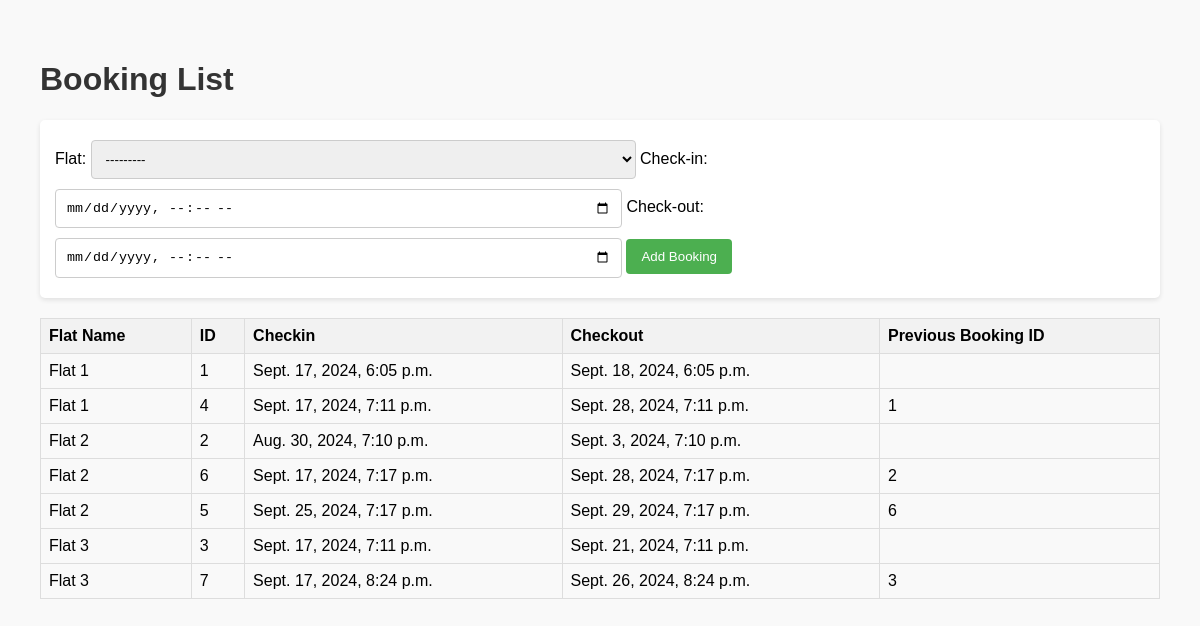
The page /bookings/ on the database its author committed.
### guestready_booking/models.py (models this page shows)
class Flat(models.Model):
    name = models.CharField(max_length=100, unique=True)
    def __str__(self):
        return self.name

class Booking(models.Model):
    flat = models.ForeignKey(Flat, on_delete=models.CASCADE, db_index=True)
    checkin = models.DateTimeField()
    checkout = models.DateTimeField()

### guestready_booking/views.py (the view)
# urls.py: path('bookings/', bookings, name='booking_list'),
def bookings(request):
    bookings_objects = Booking.objects.select_related('flat').order_by('flat_id', 'checkin')
    booking_list = []
    previous_booking = {}
    for booking in bookings_objects:
        prev_booking_id = previous_booking.get(booking.flat_id, None)
        booking_list.append({
            'flat_name': booking.flat.name,
            'booking_id': booking.pk,
            'checkin': booking.checkin,
            'checkout': booking.checkout,
            'previous_booking_id': prev_booking_id,
        })
        previous_booking[booking.flat_id] = booking.pk
    if request.method == 'POST':
        form = BookingForm(request.POST)
        if form.is_valid():
            form.save()
            return redirect('/bookings')
    else:
        form = BookingForm()
    return render(request, 'bookings/booking.html', {'bookings': booking_list, 'form': form})

### guestready_booking/forms.py
class BookingForm(forms.ModelForm):
    class Meta:
        model = Booking
        fields = ['flat', 'checkin', 'checkout']

### templates/bookings/booking.html (shortened to what this page needs)
<!DOCTYPE html>
<html lang="en">
<head>
</head>
<body>
    <h1>Booking List</h1>
    <div class="row">
        <div class="col-6">
        <form method="POST">
            <label for="flat">Flat:</label>
            {{ form.flat }}
            <label for="checkin">Check-in:</label>
            <input type="datetime-local" id="checkin" name="checkin" required>
            <label for="checkout">Check-out:</label>
            <input type="datetime-local" id="checkout" name="checkout" required>
            <button type="submit">Add Booking</button>
        </form>
    </div>
    </div>
    <table>
        <tr>
            <th>Flat Name</th>
            <th>ID</th>
            <th>Checkin</th>
            <th>Checkout</th>
            <th>Previous Booking ID</th>
        </tr>
        {% for booking in bookings %}
        <tr>
            <td>{{ booking.flat_name }}</td>
            <td>{{ booking.booking_id }}</td>
            <td>{{ booking.checkin }}</td>
            <td>{{ booking.checkout }}</td>
            <td>{{ booking.previous_booking_id|default:"" }}</td>
        </tr>
        {% endfor %}
    </table>
</body>
</html>

### templates/bookings/booking.html (style rules this page uses)
body { font-family: Arial, sans-serif; margin: 20px; padding: 20px; background-color: #f9f9f9; }
h1 { color: #333; }
form { margin-bottom: 20px; padding: 15px; background-color: #fff; border-radius: 5px; box-shadow: 0 2px 5px rgba(0, 0, 0, 0.1); }
input[type="datetime-local"], select { width: 50%; padding: 10px; margin: 5px 0; border: 1px solid #ccc; border-radius: 4px; }
button { background-color: #4CAF50; color: white; padding: 10px 15px; border: none; border-radius: 4px; cursor: pointer; }
table { width: 100%; border-collapse: collapse; margin-top: 20px; }
th, td { border: 1px solid #ddd; padding: 8px; text-align: left; }
th { background-color: #f2f2f2; }

### rows shown on the page
Flat: flat_name "Flat 1" "Flat 1"
Booking: checkin "Sept. 17, 2024, 6:05 p.m.", checkout "Sept. 18, 2024, 6:05 p.m."
Booking: checkin "Sept. 17, 2024, 7:11 p.m.", checkout "Sept. 28, 2024, 7:11 p.m."
Flat: flat_name "Flat 2" "Flat 2" "Flat 2"
Booking: checkin "Aug. 30, 2024, 7:10 p.m.", checkout "Sept. 3, 2024, 7:10 p.m."
Booking: checkin "Sept. 17, 2024, 7:17 p.m.", checkout "Sept. 28, 2024, 7:17 p.m."
Booking: checkin "Sept. 25, 2024, 7:17 p.m.", checkout "Sept. 29, 2024, 7:17 p.m."
Flat: flat_name "Flat 3" "Flat 3"
Booking: checkin "Sept. 17, 2024, 7:11 p.m.", checkout "Sept. 21, 2024, 7:11 p.m."
Booking: checkin "Sept. 17, 2024, 8:24 p.m.", checkout "Sept. 26, 2024, 8:24 p.m."

### other values the page prints
{{ booking.booking_id }} "1" "4" "2" "6" "5" "3" "7"
{{ booking.previous_booking_id|default:"" }} "1" "2" "6" "3"
